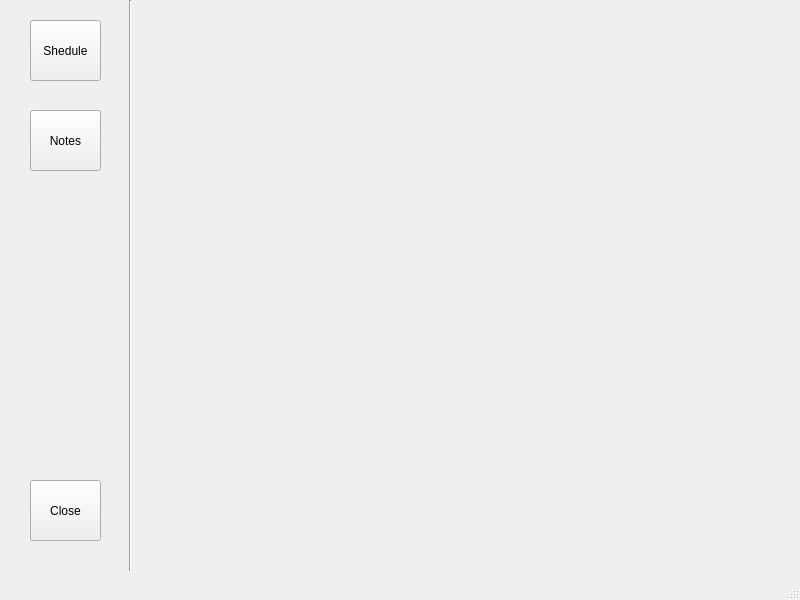
<?xml version="1.0" encoding="UTF-8"?>
<ui version="4.0">
 <class>MainWindow</class>
 <widget class="QMainWindow" name="MainWindow">
  <property name="geometry">
   <rect>
    <x>0</x>
    <y>0</y>
    <width>800</width>
    <height>600</height>
   </rect>
  </property>
  <property name="windowTitle">
   <string>MainWindow</string>
  </property>
  <widget class="QWidget" name="centralwidget">
   <widget class="Line" name="line">
    <property name="geometry">
     <rect>
      <x>120</x>
      <y>0</y>
      <width>20</width>
      <height>571</height>
     </rect>
    </property>
    <property name="orientation">
     <enum>Qt::Vertical</enum>
    </property>
   </widget>
   <widget class="QPushButton" name="pushButtonShedule">
    <property name="geometry">
     <rect>
      <x>30</x>
      <y>20</y>
      <width>71</width>
      <height>61</height>
     </rect>
    </property>
    <property name="text">
     <string>Shedule</string>
    </property>
   </widget>
   <widget class="QPushButton" name="pushButtonNotes">
    <property name="geometry">
     <rect>
      <x>30</x>
      <y>110</y>
      <width>71</width>
      <height>61</height>
     </rect>
    </property>
    <property name="text">
     <string>Notes</string>
    </property>
   </widget>
   <widget class="QPushButton" name="pushButtonClose">
    <property name="geometry">
     <rect>
      <x>30</x>
      <y>480</y>
      <width>71</width>
      <height>61</height>
     </rect>
    </property>
    <property name="text">
     <string>Close</string>
    </property>
   </widget>
  </widget>
  <widget class="QMenuBar" name="menubar">
   <property name="geometry">
    <rect>
     <x>0</x>
     <y>0</y>
     <width>800</width>
     <height>22</height>
    </rect>
   </property>
  </widget>
  <widget class="QStatusBar" name="statusbar"/>
 </widget>
 <resources/>
 <connections/>
</ui>
